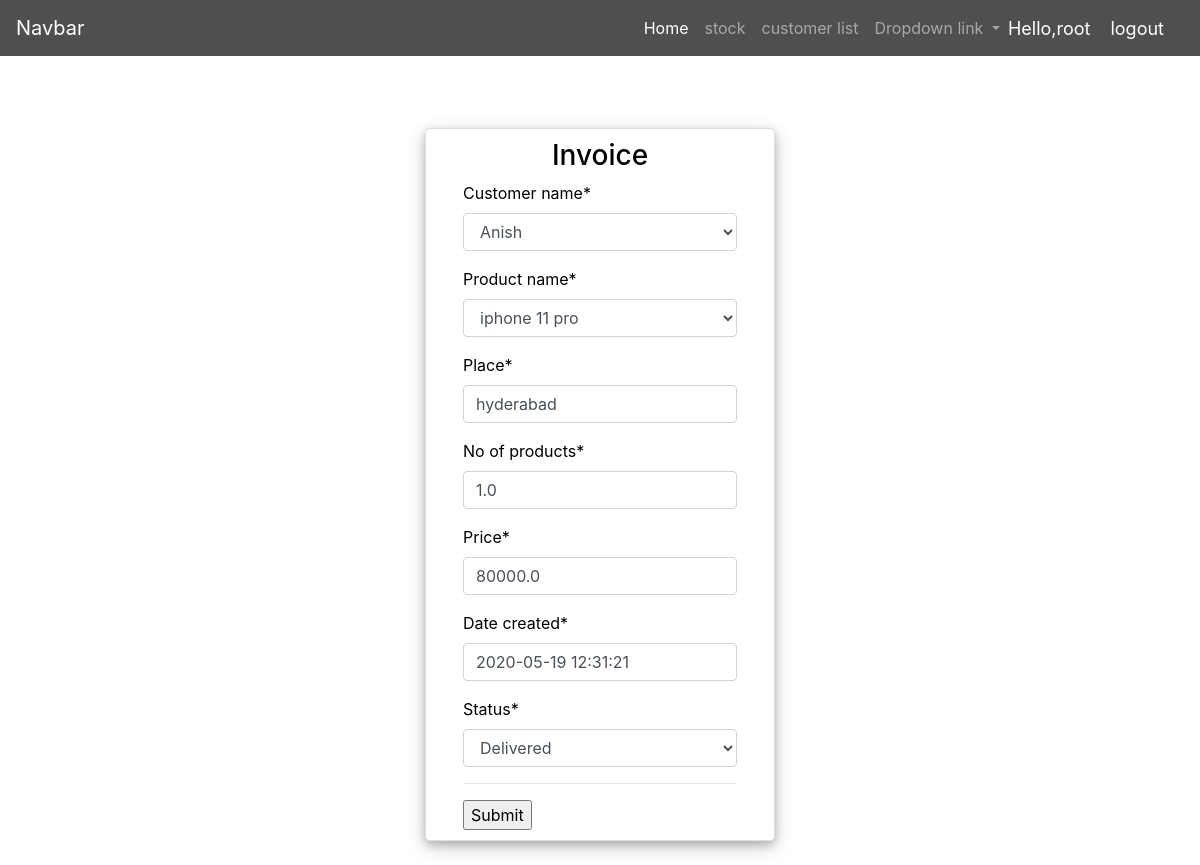
/order_update/1 (signed in), run on the app's committed database.
### sales/models.py (models this page shows, shortened)
class Invoice(models.Model):
    STATUS = (
        ('Pending', 'Pending'),
        ('Out of delivery', 'Out of delivery'),
        ('Delivered', 'Delivered'),
    )
    customer_name = models.ForeignKey(Customer, null=True, on_delete=models.SET_NULL)
    product_name = models.ForeignKey(Stock, null=True, on_delete=models.SET_NULL)
    place = models.CharField(max_length=100, null=True)
    no_of_products = models.FloatField(null=True)
    price = models.FloatField(null=True)
    total = models.FloatField(null=True)
    date_created = models.DateTimeField(auto_now_add=False, null=True)
    status = models.CharField(max_length=100, null=True, choices=STATUS)

class Stock(models.Model):
    product_name = models.CharField(max_length=100, null=True)
    company_name = models.CharField(max_length=100, null=True)
    quantity = models.FloatField(null=True)
    price = models.FloatField(null=True)
    date_created = models.DateTimeField(auto_now_add=True, null=True)
    tags = models.ManyToManyField(Tag)
    stock_available = models.FloatField(null=True, blank=True)
    def __str__(self):
        return self.product_name

### sales/views.py (the view, shortened to what this page needs)
# urls.py: path('order_update/<str:pk>', views.update_invoice, name='updateinvoice'),
@login_required(login_url='login')
def update_invoice(request, pk):
    order = Invoice.objects.get(id=pk)
    form = Form3(instance=order)
    context = {'form': form}
    return render(request, 'order.html', context)

### sales/forms.py
class Form3(forms.ModelForm):
    class Meta:
        model = Invoice
        fields = '__all__'
        exclude = ['total']

### sales/models.py (called while the page is built)
    def __str__(self):
        return self.name

### sales/templates/order.html (shortened to what this page needs)
{% extends 'base.html' %}
{% load crispy_forms_tags %}
{% block content %}
     <div class="container h-100">
        <div class="row ">
            <div class="col">
                <br>
                <br>
                <div class="d-flex justify-content-center h-100">
                    <div class="card user-card">
                        <div class="d-flex justify-content-center">
                            <h3 id="form-title">Invoice</h3>
                        </div>
                        <div class="d-flex justify-content-center form_container ">
                            <form method="post" action="">
                                {{ form |crispy }}
                                <hr>
                                <input type="submit" value="Submit">
                            </form>
                        </div>
                    </div>
                </div>
            </div>
        </div>
    </div>
{% endblock %}

### sales/templates/base.html (shortened to what this page needs)
{% load crispy_forms_tags %}
{% load static %}
<!DOCTYPE html>
<html lang="en">
<head>
    <link rel="stylesheet" href="https://stackpath.bootstrapcdn.com/bootstrap/4.5.0/css/bootstrap.min.css"
>
    <link rel="stylesheet" href="{% static 'main.css' %}">
    <link rel="stylesheet" href="https://cdnjs.cloudflare.com/ajax/libs/twitter-bootstrap/4.1.3/css/bootstrap.css">
    <link rel="stylesheet" href="https://cdn.datatables.net/1.10.21/css/dataTables.bootstrap4.min.css">
</head>
<body>
<nav class="navbar navbar-expand-lg navbar-dark bg-light" style="background-color: #4f4f4f!important;">
    <a class="navbar-brand" href="#">Navbar</a>
    <div class="collapse navbar-collapse" id="navbarNavDropdown">
        <ul class="navbar-nav ml-auto">
            <li class="nav-item active">
                <a class="nav-link" style="color: white!important;" href="{% url 'home' %}">Home <span class="sr-only">(current)</span></a>
            </li>
            <li class="nav-item">
                <a class="nav-link" href="{% url 'stock' %}">stock </a>
            </li>
            <li class="nav-item">
                <a class="nav-link" href="{% url 'customerlist' %}">customer list </a>
            </li>
            <li class="nav-item dropdown">
                <a class="nav-link dropdown-toggle" href="#" id="navbarDropdownMenuLink" role="button"
                   data-toggle="dropdown" aria-haspopup="true" aria-expanded="false">
                    Dropdown link
                </a>
            </li>
        </ul>
    </div>
    <span class="hello-msg">Hello,{{ request.user }} </span>
    <span><a class="hello-msg" href="{% url 'logout' %}">logout</a> </span>
</nav>
{% block content %}
{% endblock %}
</body>
</html>

### sales/static/main.css (style rules this page uses)
body { background-color: #ebeff5; }

### sales/templates/base.html (style rules this page uses)
.hello-msg { font-size: 18px; color: white; margin-right: 20px; }
.user-card { width: 350px; margin-top: auto; margin-bottom: auto; background: white; position: relative; display: flex; justify-content: center; flex-direction: column; padding: 10px; box-shadow: 0 4px 8px 0 rgba(0, 0, 0, 0.2), 0 6px 20px 0 rgba(0, 0, 0, 0.19); -webkit-box-shadow: 0 4px 8px 0 rgba(0, 0, 0, 0.2), 0 6px 20px 0 rgba(0, 0, 0, 0.19); -moz-box-shadow: 0 4px 8px 0 rgba(0, 0, 0, 0.2), 0 6px 20px 0 rgba(0, 0, 0, 0.19); border-radius: 5px; color: black; }

### data on the page
Invoice: customer_name "Anish", place "hyderabad", no_of_products "1.0", price "80000.0", date_created "2020-05-19 12:31:21", status "Delivered"
Stock: product_name "iphone 11 pro"

### other printed values
{{ request.user }} "root"
